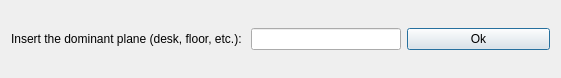
<?xml version="1.0" encoding="UTF-8"?>
<ui version="4.0">
 <class>chooseObjectDialog</class>
 <widget class="QDialog" name="chooseObjectDialog">
  <property name="geometry">
   <rect>
    <x>0</x>
    <y>0</y>
    <width>561</width>
    <height>78</height>
   </rect>
  </property>
  <property name="windowTitle">
   <string>Dialog</string>
  </property>
  <layout class="QHBoxLayout" name="horizontalLayout_2">
   <item>
    <layout class="QHBoxLayout" name="horizontalLayout">
     <item>
      <widget class="QLabel" name="label">
       <property name="text">
        <string>Insert the dominant plane (desk, floor, etc.): </string>
       </property>
      </widget>
     </item>
     <item>
      <widget class="QLineEdit" name="lineEdit">
       <property name="minimumSize">
        <size>
         <width>150</width>
         <height>0</height>
        </size>
       </property>
       <property name="maximumSize">
        <size>
         <width>150</width>
         <height>16777215</height>
        </size>
       </property>
      </widget>
     </item>
     <item>
      <widget class="QPushButton" name="insert">
       <property name="text">
        <string>Ok</string>
       </property>
      </widget>
     </item>
    </layout>
   </item>
  </layout>
 </widget>
 <resources/>
 <connections/>
</ui>
